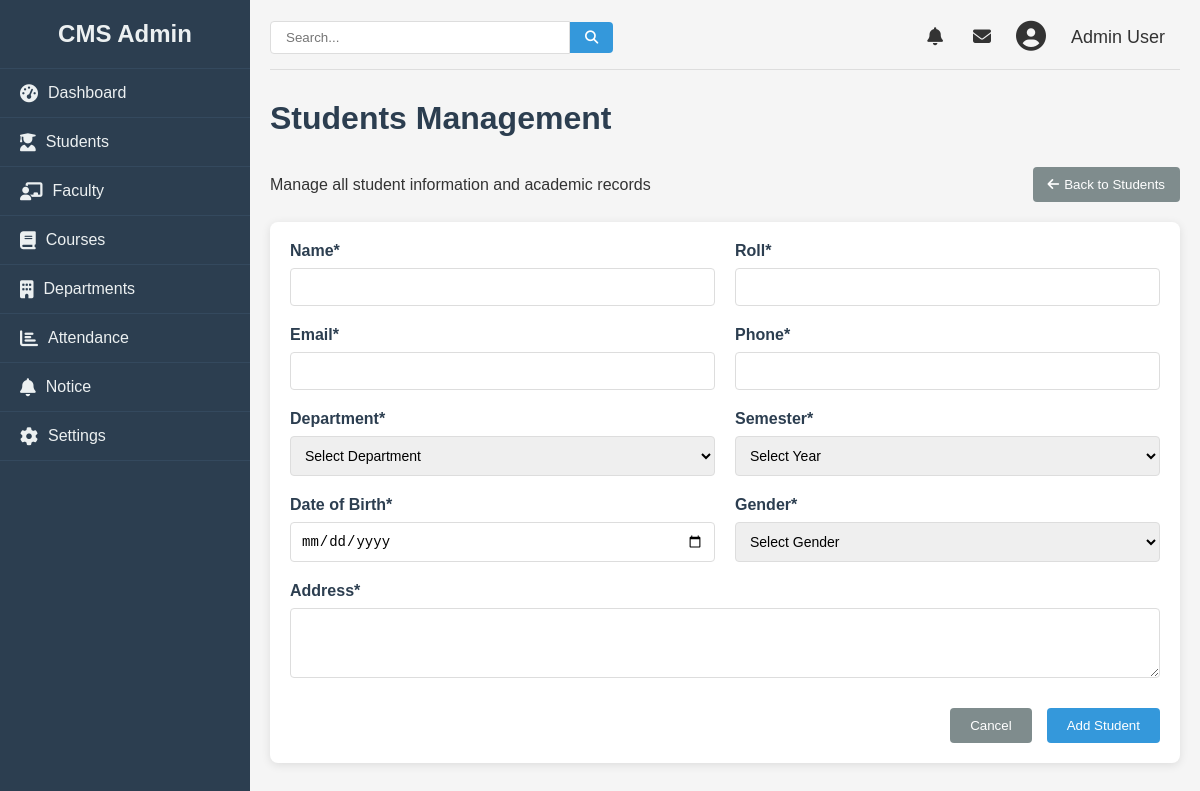
Before: /admin/update/student/1 with the older database file.
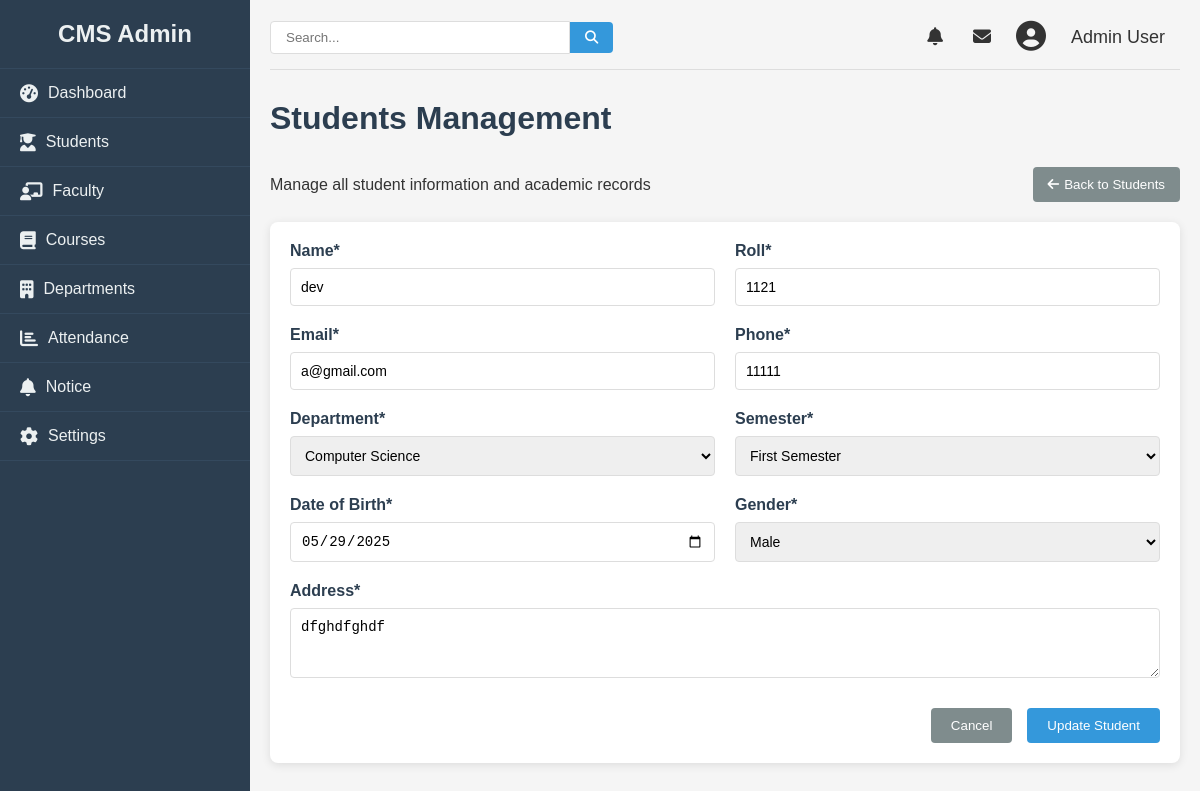
After: the same page with the newer database file.
### college/model.py (models this page shows, shortened)
class Student(db.Model):
    id = db.Column(db.Integer, primary_key=True)
    name = db.Column(db.String(100), nullable=False)
    roll = db.Column(db.Integer, nullable=False)
    email = db.Column(db.String(100), nullable=False)
    phone = db.Column(db.Integer, nullable=False)
    semester = db.Column(db.Integer, nullable=False)
    dob = db.Column(db.Date, nullable=False)
    gender = db.Column(db.String, nullable=False)
    department = db.Column(db.String, nullable=False)
    address = db.Column(db.String, nullable=False)

### college/admin/update.py (the view, shortened to what this page needs)
@app.route("/admin/update/student/<id>", methods = ["GET", "POST"])
def updatestdn(id):
    student = Student.query.get(id)
    return render_template("addstudent.html", data= student, allsem = sem, departments= dep)

### college/admin/templates/addstudent.html (shortened to what the changed rows need)
{% from "macro/cmsnav.html" import cmsnav%}
{%extends "admbase.html"%}
{%block head%}
<link rel="stylesheet" href="{{url_for('static', filename='css/styles.css')}}">
<link rel="stylesheet" href="https://cdnjs.cloudflare.com/ajax/libs/font-awesome/6.4.0/css/all.min.css">
{%endblock%}
{%block content%}
<div class="container" w-tid="21">
    {{cmsnav()}}
    <main class="main-content" w-tid="111">
        <div id="dashboard-page" class="content-section" w-tid="139">
            <div class="dashboard" w-tid="141">
                <h1 w-tid="357">Students Management</h1>
                <div class="student-form-container" w-tid="1519">
                    {%if data%}
                    <form id="add-student-form" method="POST" action="/admin/update/student/{{data.id}}" class="student-form"
                        w-tid="1521">
                        {%else%}
                        <form id="add-student-form" method="POST" action="/admin/addstudent" class="student-form"
                        w-tid="1521">
                        {%endif%}
                        <div class="form-row" w-tid="1523">
                            <div class="form-group" w-tid="1525">
                                <label for="new-firstName" w-tid="1527">Name*</label>
                                <input type="text" id="new-firstName" name="name" required="" w-tid="1529"
                                    value="{{data.name}}">
                            </div>
                            <div class="form-group" w-tid="1525">
                                <label for="new-firstName" w-tid="1527">Roll*</label>
                                <input type="text" id="new-firstName" name="roll" required="" w-tid="1529" value="{{data.roll}}">
                            </div>
                        </div>
                        <div class="form-row" w-tid="1537">
                            <div class="form-group" w-tid="1539">
                                <label for="new-email" w-tid="1541">Email*</label>
                                <input type="email" id="new-email" name="email" required="" w-tid="1543" value="{{data.email}}">
                            </div>
                            <div class="form-group" w-tid="1545">
                                <label for="new-phone" w-tid="1547">Phone*</label>
                                <input type="tel" id="new-phone" name="phone" required="" w-tid="1549"
                                value="{{data.phone}}">
                            </div>
                        </div>
                        <div class="form-row" w-tid="1551">
                            <div class="form-group" w-tid="1553">
                                <label for="new-department" w-tid="1555">Department*</label>
                                <select id="new-department" name="department" required="" w-tid="1557">
                                    <option value="">Select Department</option>
                                    {%for dep in departments%}
                                    <option {%if dep == data.department%}selected{%endif%} value="{{dep}}">{{dep}}</option>
                                    {%endfor%}
                                </select>
                            </div>
                            <div class="form-group" w-tid="1561">
                                <label for="new-year" w-tid="1563">Semester*</label>
                                <select id="new-year" name="year" required="" w-tid="1565">
                                    <option value="">Select Year</option>
                                    {%for sem in allsem%}
                                    <option {%if sem == data.semester%}selected{%endif%} value="{{sem}}">{{sem}}</option>
                                    {%endfor%}
                                </select>
                            </div>
                        </div>
                        <div class="form-row" w-tid="1569">
                            <div class="form-group" w-tid="1571">
                                <label for="new-dob" w-tid="1573">Date of Birth*</label>
                                <input type="date" id="new-dob" name="dob" required="" w-tid="1575"
                                value="{{data.dob}}">
                            </div>
                            <div class="form-group" w-tid="1577">
                                <label for="new-gender" w-tid="1579">Gender*</label>
                                <select id="new-gender" name="gender" required="" w-tid="1581">
                                    <option value="" w-tid="1583">Select Gender</option>
                                    {%set genders = ['Male', 'Female', 'Other']%}
                                    {%for gender in genders%}
                                    <option value="{{gender}}" {%if gender == data.gender%}selected{%endif%} w-tid="1585">{{gender}}</option>
                                    {%endfor%}
                                </select>
                            </div>
                        </div>
                        <div class="form-row" w-tid="1591">
                            <div class="form-group full-width" w-tid="1593">
                                <label for="new-address" w-tid="1595">Address*</label>
                                <textarea id="new-address" name="address" rows="3" required="" w-tid="1597" >{{data.address}}</textarea>
                            </div>
                        </div>
                        <div class="form-actions" w-tid="1599">
                            <a href="/admin/student"><button type="button" id="cancel-add-student" class="cancel-btn"
                                w-tid="1601">Cancel</button></a>
                            {%if data%}
                            <button type="submit" class="save-btn" w-tid="1603">Update Student</button>
                            {%else%}
                            <button type="submit" class="save-btn" w-tid="1603">Add Student</button>
                            {%endif%}
                        </div>
                    </form>
                </div>
            </div>
        </div>
    </main>
</div>
{%endblock%}

Changed rows visible on the page:
added Student: name "dev", roll "1121", email "a@gmail.com", phone "11111", department "Computer Science", year "First Semester", dob "05/29/2025", gender "Male", address "dfghdfghdf"
Other visible differences:
form field department: "Select Department" → (not shown)
form field year: "Select Year" → (not shown)
form field gender: "Select Gender" → (not shown)
text no longer shown: "Add Student"
text now shown: "Update Student"
